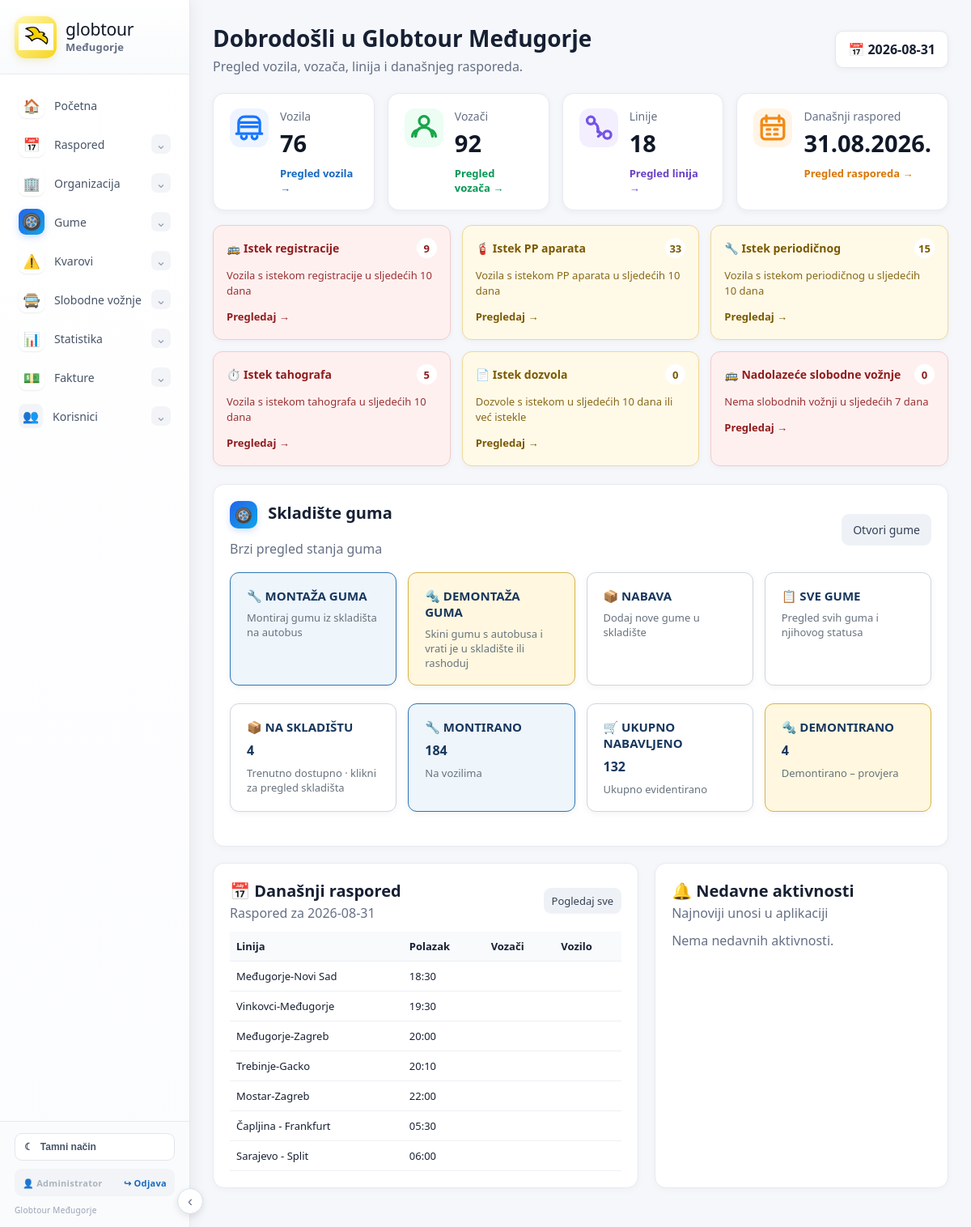
The page / (signed in) on the database its author committed.
### tables this page shows
CREATE TABLE users (
        id INTEGER PRIMARY KEY AUTOINCREMENT,
        username TEXT UNIQUE NOT NULL,
        password_hash TEXT NOT NULL,
        full_name TEXT,
        role TEXT NOT NULL DEFAULT 'user',
        permissions TEXT DEFAULT '',
        active INTEGER NOT NULL DEFAULT 1
    );

CREATE TABLE lines (id INTEGER PRIMARY KEY,name TEXT NOT NULL,origin TEXT,destination TEXT,departure TEXT,schedule_day TEXT,active TEXT DEFAULT 'Da', group_type TEXT DEFAULT 'D0', duration_hours_int INTEGER NOT NULL DEFAULT 0, duration_minutes INTEGER NOT NULL DEFAULT 0, duration_hours REAL NOT NULL DEFAULT 0, duration_days INTEGER NOT NULL DEFAULT 1, distance_km REAL NOT NULL DEFAULT 0, internal_return INTEGER NOT NULL DEFAULT 0);

### app.py (the view)
@permission_required("dashboard")
@app.route("/")
def index():
 from datetime import datetime
 d=request.args.get("date") or date.today().isoformat()
 try: selected=datetime.strptime(d,"%Y-%m-%d").date()
 except ValueError: selected=date.today()
 c=db()
 counts=[c.execute("SELECT COUNT(*) FROM "+t+" WHERE "+col+"='Da'").fetchone()[0]
         for t,col in [("drivers","active"),("vehicles","active"),("lines","active")]]
 rows,next_day=planned_rows_for_dates(c,selected)
 expiry_alerts=vehicle_expiry_alerts(c,10) or []
 permit_expiry_alerts=line_permit_expiry_alerts(c,10) or []
 free_ride_alerts=c.execute("""
     SELECT id, client, date_from, relation, vehicle, kind, payment_status
     FROM free_rides
     WHERE TRIM(COALESCE(date_from,'')) != ''
       AND date(date_from) >= date('now','localtime')
       AND date(date_from) <= date('now','localtime','+7 days')
       AND COALESCE(kind,'reserved') = 'reserved'
     ORDER BY date(date_from) ASC, id ASC
 """).fetchall()
 alarm_counts={
     "Registracija":sum(1 for x in expiry_alerts if x["type"]=="Registracija"),
     "PP aparati":sum(1 for x in expiry_alerts if x["type"]=="PP aparati"),
     "Periodični":sum(1 for x in expiry_alerts if x["type"]=="Periodični"),
     "Tahograf":sum(1 for x in expiry_alerts if x["type"]=="Tahograf"),
     "Dozvole":len(permit_expiry_alerts),
     "Slobodne vožnje":len(free_ride_alerts)
 }
 recent_activity=[]
 for r in c.execute("""SELECT created_at,username,full_name,action,details
                      FROM audit_log ORDER BY id DESC LIMIT 8""").fetchall():
     action=(r["action"] or "Aktivnost")
     low=action.lower()
     icon_type="user"
     if "vozilo" in low: icon_type="vehicle"
     elif "voza" in low: icon_type="driver"
     elif "linij" in low: icon_type="line"
     elif "raspored" in low: icon_type="schedule"
     elif "gum" in low or "mont" in low or "demont" in low: icon_type="tire"
     elif "korisnik" in low or "prijav" in low or "odjav" in low: icon_type="user"
     recent_activity.append({
         "icon":icon_type,
         "title":action,
         "name":r["full_name"] or r["username"] or "",
         "detail":r["details"] or "",
         "created_at":r["created_at"]
     })
 tire_stock=c.execute("SELECT COUNT(*) FROM tires WHERE status='Skladište'").fetchone()[0]
 tire_mounted=c.execute("SELECT COUNT(*) FROM tires WHERE status='Montirana'").fetchone()[0]
 tire_purchased=c.execute("SELECT COALESCE(SUM(quantity),0) FROM tire_purchases").fetchone()[0]
 tire_demounted=c.execute("SELECT COUNT(*) FROM tire_events WHERE event_type='Demontaža'").fetchone()[0]
 c.close()
 return render_template("index.html",rows=rows,selected_date=selected.isoformat(),
                        tomorrow_date=next_day.isoformat(),drivers=counts[0],
                        vehicles=counts[1],lines=counts[2],expiry_alerts=expiry_alerts,
                        permit_expiry_alerts=permit_expiry_alerts,
                        alarm_counts=alarm_counts,free_ride_alerts=free_ride_alerts,
                        recent_activity=recent_activity,
                        tire_stock=tire_stock,tire_mounted=tire_mounted,
                        tire_purchased=tire_purchased,tire_demounted=tire_demounted)

### templates/index.html (shortened to what this page needs)
{% extends "base.html" %}{% block content %}
<div class="dashboard-head">
  <div><h1>Dobrodošli u Globtour Međugorje</h1><div class="muted">Pregled vozila, vozača, linija i današnjeg rasporeda.</div></div>
  <div class="date-chip">📅 {{selected_date}}</div>
</div>
<div class="overview-cards">
  <a class="overview-card blue" href="/vozila"><div class="overview-icon icon-vehicle"><svg viewBox="0 0 64 64" aria-hidden="true"><path d="M12 43V22c0-7 5-11 12-11h16c7 0 12 4 12 11v21M8 43h48M16 22h32M17 48a5 5 0 1 0 10 0M37 48a5 5 0 1 0 10 0" fill="none" stroke="currentColor" stroke-width="5" stroke-linecap="round"/><path d="M15 30h34" stroke="currentColor" stroke-width="5"/></svg></div><div><span>Vozila</span><strong>{{vehicles}}</strong><small>Pregled vozila →</small></div></a>
  <a class="overview-card green" href="/vozači"><div class="overview-icon icon-driver"><svg viewBox="0 0 64 64" aria-hidden="true"><circle cx="32" cy="19" r="9" fill="none" stroke="currentColor" stroke-width="5"/><path d="M16 48c1-11 7-17 16-17s15 6 16 17M10 48c1-7 5-11 10-12M54 48c-1-7-5-11-10-12" fill="none" stroke="currentColor" stroke-width="5" stroke-linecap="round"/></svg></div><div><span>Vozači</span><strong>{{drivers}}</strong><small>Pregled vozača →</small></div></a>
  <a class="overview-card purple" href="/linije"><div class="overview-icon icon-line"></div><div><span>Linije</span><strong>{{lines}}</strong><small>Pregled linija →</small></div></a>
  <a class="overview-card orange" href="/raspored?from={{selected_date}}"><div class="overview-icon icon-schedule"><svg viewBox="0 0 64 64" aria-hidden="true"><rect x="11" y="14" width="42" height="39" rx="6" fill="none" stroke="currentColor" stroke-width="5"/><path d="M20 9v11M44 9v11M11 27h42M21 35h6M35 35h6M21 44h6M35 44h6" fill="none" stroke="currentColor" stroke-width="5" stroke-linecap="round"/></svg></div><div><span>Današnji raspored</span><strong>{{selected_date|datefmt}}</strong><small>Pregled rasporeda →</small></div></a>
</div>
<div class="alarm-grid">
  <a class="alarm-card red" href="/rokovi-vozila?type=Registracija"><div class="alarm-top"><span>🚌 Istek registracije</span><b>{{alarm_counts["Registracija"]}}</b></div><p>Vozila s istekom registracije u sljedećih 10 dana</p><strong>Pregledaj →</strong></a>
  <a class="alarm-card yellow" href="/rokovi-vozila?type=PP%20aparati"><div class="alarm-top"><span>🧯 Istek PP aparata</span><b>{{alarm_counts["PP aparati"]}}</b></div><p>Vozila s istekom PP aparata u sljedećih 10 dana</p><strong>Pregledaj →</strong></a>
  <a class="alarm-card yellow" href="/rokovi-vozila?type=Periodični"><div class="alarm-top"><span>🔧 Istek periodičnog</span><b>{{alarm_counts["Periodični"]}}</b></div><p>Vozila s istekom periodičnog u sljedećih 10 dana</p><strong>Pregledaj →</strong></a>
  <a class="alarm-card red" href="/rokovi-vozila?type=Tahograf"><div class="alarm-top"><span>⏱️ Istek tahografa</span><b>{{alarm_counts["Tahograf"]}}</b></div><p>Vozila s istekom tahografa u sljedećih 10 dana</p><strong>Pregledaj →</strong></a>
  <a class="alarm-card yellow" href="/rokovi-dozvole"><div class="alarm-top"><span>📄 Istek dozvola</span><b>{{alarm_counts["Dozvole"]}}</b></div><p>Dozvole s istekom u sljedećih 10 dana ili već istekle</p><strong>Pregledaj →</strong></a>
  <a class="alarm-card red" href="/slobodne-voznje?kind=reserved&amp;upcoming=1"><div class="alarm-top"><span>🚌 Nadolazeće slobodne vožnje</span><b>{{alarm_counts["Slobodne vožnje"]}}</b></div><p>
    {% if free_ride_alerts %}
      {{ free_ride_alerts[0].client or "Slobodna vožnja" }} · {{ free_ride_alerts[0].date_from|datefmt }}
      {% if alarm_counts["Slobodne vožnje"] > 1 %} + još {{ alarm_counts["Slobodne vožnje"] - 1 }}{% endif %}
    {% else %}
      Nema slobodnih vožnji u sljedećih 7 dana
    {% endif %}
  </p><strong>Pregledaj →</strong></a>
</div>
<div class="panel tire-dashboard">
  <div class="title" style="margin-bottom:14px">
    <div><h2><span class="tire-title-icon tire-modern-icon">🛞</span> Skladište guma</h2><div class="muted">Brzi pregled stanja guma</div></div>
    <a class="btn secondary" href="/gume">Otvori gume</a>
  </div>
  <div class="tire-actions">
    <a class="tire-action primary" href="/gume/montaza"><strong>🔧 MONTAŽA GUMA</strong><span>Montiraj gumu iz skladišta na autobus</span></a>
    <a class="tire-action warning" href="/gume/demontaza"><strong>🔩 DEMONTAŽA GUMA</strong><span>Skini gumu s autobusa i vrati je u skladište ili rashoduj</span></a>
    <a class="tire-action" href="/gume/nabava"><strong>📦 NABAVA</strong><span>Dodaj nove gume u skladište</span></a>
    <a class="tire-action" href="/gume/gume"><strong>📋 SVE GUME</strong><span>Pregled svih guma i njihovog statusa</span></a>
  </div>
  <div class="tire-actions tire-summary-actions">
    <a class="tire-action summary-card stock-summary-card" href="/gume/skladista"><strong>📦 NA SKLADIŠTU</strong><b class="tire-summary-number">{{tire_stock}}</b><span>Trenutno dostupno · klikni za pregled skladišta</span></a>
    <div class="tire-action summary-card primary"><strong>🔧 MONTIRANO</strong><b class="tire-summary-number">{{tire_mounted}}</b><span>Na vozilima</span></div>
    <div class="tire-action summary-card"><strong>🛒 UKUPNO NABAVLJENO</strong><b class="tire-summary-number">{{tire_purchased}}</b><span>Ukupno evidentirano</span></div>
    <div class="tire-action summary-card warning"><strong>🔩 DEMONTIRANO</strong><b class="tire-summary-number">{{tire_demounted}}</b><span>Demontirano – provjera</span></div>
  </div>
</div>
<div class="dashboard-lower">
  <div class="panel compact-panel">
    <div class="section-head"><div><h2>📅 Današnji raspored</h2><div class="muted">Raspored za {{selected_date}}</div></div><a class="btn secondary small" href="/raspored?from={{selected_date}}">Pogledaj sve</a></div>
    <div class="compact-table">
      <table><tr><th>Linija</th><th>Polazak</th><th>Vozači</th><th>Vozilo</th></tr>
      {% for r in rows[:7] %}
      <tr><td>{{r.line}}</td><td>{{r.time}}</td><td>{{r.driver1 or ''}}{% if r.driver2 %}, {{r.driver2}}{% endif %}</td><td>{{r.vehicle or ''}}</td></tr>
      {% else %}<tr><td colspan="4">Nema rasporeda za odabrani datum.</td></tr>{% endfor %}
      </table>
    </div>
  </div>
  <div class="panel compact-panel">
    <div class="section-head"><div><h2>🔔 Nedavne aktivnosti</h2><div class="muted">Najnoviji unosi u aplikaciji</div></div></div>
    <div class="activity-list">
      {% for a in recent_activity %}
      <div class="activity-item"><span class="activity-icon activity-{{a.icon}}">
{% if a.icon=="vehicle" %}<svg viewBox="0 0 64 64"><path d="M12 43V22c0-7 5-11 12-11h16c7 0 12 4 12 11v21M8 43h48M16 22h32M17 48a5 5 0 1 0 10 0M37 48a5 5 0 1 0 10 0" fill="none" stroke="currentColor" stroke-width="5" stroke-linecap="round"/><path d="M15 30h34" stroke="currentColor" stroke-width="5"/></svg>
{% elif a.icon=="driver" %}<svg viewBox="0 0 64 64"><circle cx="32" cy="19" r="9" fill="none" stroke="currentColor" stroke-width="5"/><path d="M16 48c1-11 7-17 16-17s15 6 16 17M10 48c1-7 5-11 10-12M54 48c-1-7-5-11-10-12" fill="none" stroke="currentColor" stroke-width="5" stroke-linecap="round"/></svg>
{% elif a.icon=="line" %}<svg viewBox="0 0 64 64"><circle cx="17" cy="18" r="7" fill="none" stroke="currentColor" stroke-width="5"/><circle cx="48" cy="45" r="7" fill="none" stroke="currentColor" stroke-width="5"/><path d="M23 22c7 4 9 10 7 17M37 43c-5-3-8-8-7-13" fill="none" stroke="currentColor" stroke-width="5" stroke-linecap="round"/><path d="M30 39l7 4-6 5" fill="none" stroke="currentColor" stroke-width="5" stroke-linecap="round" stroke-linejoin="round"/></svg>
{% elif a.icon=="schedule" %}<svg viewBox="0 0 64 64"><rect x="11" y="14" width="42" height="39" rx="6" fill="none" stroke="currentColor" stroke-width="5"/><path d="M20 9v11M44 9v11M11 27h42M21 35h6M35 35h6M21 44h6M35 44h6" fill="none" stroke="currentColor" stroke-width="5" stroke-linecap="round"/></svg>
{% elif a.icon=="tire" %}<svg viewBox="0 0 64 64"><ellipse cx="32" cy="32" rx="20" ry="25" fill="none" stroke="currentColor" stroke-width="6"/><ellipse cx="32" cy="32" rx="9" ry="13" fill="none" stroke="currentColor" stroke-width="5"/><path d="M14 22l7 3M13 31l8 1M14 40l7-3M50 22l-7 3M51 31l-8 1M50 40l-7-3" stroke="currentColor" stroke-width="4" stroke-linecap="round"/></svg>
{% else %}<svg viewBox="0 0 64 64"><circle cx="32" cy="20" r="9" fill="none" stroke="currentColor" stroke-width="5"/><path d="M16 50c1-11 7-17 16-17s15 6 16 17" fill="none" stroke="currentColor" stroke-width="5" stroke-linecap="round"/></svg>{% endif %}
</span><div><strong>{{a.title}}</strong><div>{{a.name}}</div><small>{{a.detail or ''}}{% if a.created_at %} · {{a.created_at}}{% endif %}</small></div></div>
      {% else %}<div class="muted">Nema nedavnih aktivnosti.</div>{% endfor %}
    </div>
  </div>
</div>
{% endblock %}

### templates/base.html (shortened to what this page needs)
<!doctype html><html lang="hr"><head><meta charset="utf-8"><meta name="viewport" content="width=device-width,initial-scale=1"><title>Globtour Međugorje</title><link rel="stylesheet" href="{{url_for('static',filename='style.css')}}">
</head><body>
<aside class="sidebar">
  <div class="sidebar-brand">
    <a href="/" class="brand">
      <span class="brand-logo"><img src="{{url_for('static',filename='globtour-bird.png')}}" alt="Globtour"></span>
      <span class="brand-text"><span>globtour</span><strong>Međugorje</strong></span>
    </a>
  </div>
  <nav class="side-nav">
    <a class="side-link" href="/"><span class="side-icon main-nav-icon">🏠</span><span>Početna</span></a>
    <details class="side-group">
      <summary><span class="side-icon main-nav-icon">📅</span><span>Raspored</span><span class="chevron">⌄</span></summary>
    </details>
    <details class="side-group">
      <summary><span class="side-icon main-nav-icon">🏢</span><span>Organizacija</span><span class="chevron">⌄</span></summary>
    </details>
    <details class="side-group">
      <summary><span class="side-icon main-nav-icon tire-modern-icon">🛞</span><span>Gume</span><span class="chevron">⌄</span></summary>
    </details>
    {% if has_permission(current_user,"breakdowns_view") %}
<details class="side-group" {% if request.path.startswith('/kvarovi') %}open{% endif %}>
  <summary>
    <span class="side-icon main-nav-icon">⚠️</span>
    <span>Kvarovi</span>
    <span class="chevron">⌄</span>
  </summary>
</details>
{% endif %}
    <details class="side-group" {% if request.path.startswith('/slobodne-voznje') %}open{% endif %}>
      <summary><span class="side-icon main-nav-icon">🚍</span><span>Slobodne vožnje</span><span class="chevron">⌄</span></summary>
    </details>
    <details class="side-group" {% if request.path.startswith('/statistika') %}open{% endif %}>
      <summary><span class="side-icon main-nav-icon">📊</span><span>Statistika</span><span class="chevron">⌄</span></summary>
    </details>
    <details class="side-group" {% if request.path.startswith('/predracuni') or request.path.startswith('/c-fakture') %}open{% endif %}>
      <summary><span class="side-icon main-nav-icon">💵</span><span>Fakture</span><span class="chevron">⌄</span></summary>
    </details>
    <details class="side-group">
      <summary><span class="side-icon">👥</span><span>Korisnici</span><span class="chevron">⌄</span></summary>
    </details>
  </nav>
  <div class="sidebar-bottom">
    <button class="theme-toggle" type="button" onclick="toggleTheme()" aria-label="Promijeni temu">
      <span id="theme-icon">☾</span><span id="theme-label">Tamni način</span>
    </button>
    <div class="account-box">
      <span class="account-name">👤 {% if current_user %}{{current_user["full_name"] or current_user["username"]}}{% else %}Korisnik{% endif %}</span>
      <a class="logout-link" href="/logout">↪ Odjava</a>
    </div>
    <span class="sidebar-copy">Globtour Međugorje</span>
  </div>
</aside>
<button class="sidebar-toggle" type="button" onclick="toggleSidebar()" aria-label="Sakrij izbornik">‹</button>
<main class="wrap">{% with messages=get_flashed_messages(with_categories=true) %}{% for cat,msg in messages %}<div class="alert alert-{{cat}}">{{msg}}</div>{% endfor %}{% endwith %}{% block content %}{% endblock %}</main>
</body></html>

### rows shown on the page
users: full_name "Administrator"
lines: line "Međugorje-Novi Sad", time "18:30"
lines: line "Vinkovci-Međugorje", time "19:30"
lines: line "Međugorje-Zagreb", time "20:00"
lines: line "Trebinje-Gacko", time "20:10"
lines: line "Mostar-Zagreb", time "22:00"
lines: line "Čapljina - Frankfurt", time "05:30"
lines: line "Sarajevo - Split", time "06:00"

### other values the page prints
{{ selected_date }} "2026-08-31"
{{ vehicles }} "76"
{{ drivers }} "92"
{{ lines }} "18"
{{ selected_date|datefmt }} "31.08.2026."
{{ alarm_counts["Registracija"] }} "9"
{{ alarm_counts["PP aparati"] }} "33"
{{ alarm_counts["Periodični"] }} "15"
{{ alarm_counts["Tahograf"] }} "5"
{{ alarm_counts["Dozvole"] }} "0"
{{ alarm_counts["Slobodne vožnje"] }} "0"
{{ tire_stock }} "4"
{{ tire_mounted }} "184"
{{ tire_purchased }} "132"
{{ tire_demounted }} "4"
